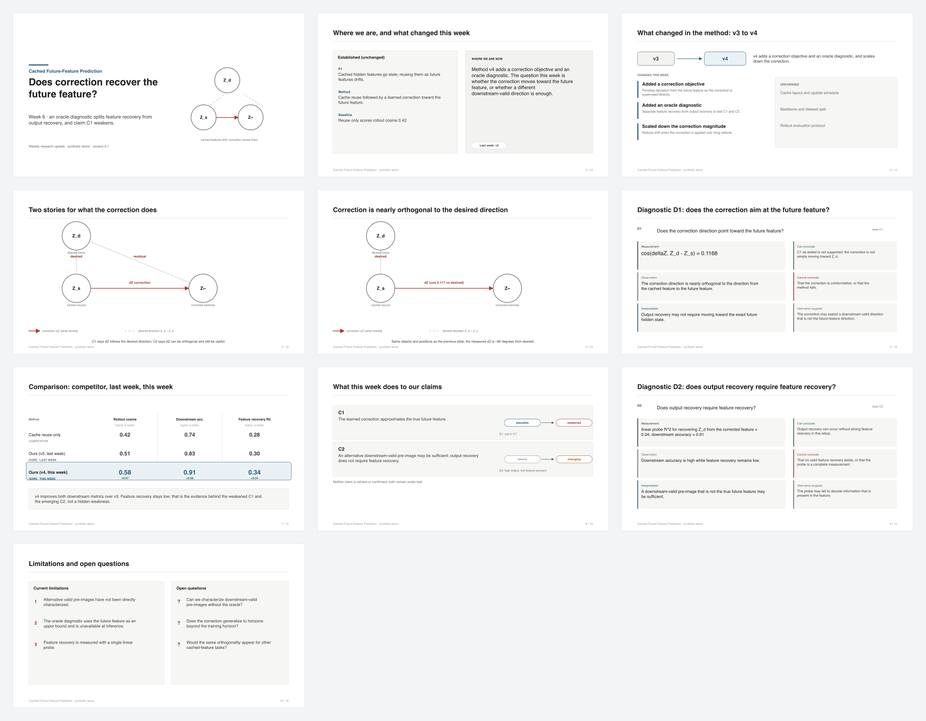
#> input picture docs/images/academic-beamer-contact-sheet.png, 926 x 721 px, shrunk from 1709 x 1330 before the run, given as the content of the folder ../docs/images/academic-beamer-contact-sheet.png, which was not available
$ python slide_image_metrics.py --input ../docs/images/academic-beamer-contact-sheet.png --output out.png
#> lines starting #> are read from the running program, lines starting #| are printed output that depends on the picture; after the words box and inside, x2 and y2 are one past the last pixel; in counts of white or black regions, pixels touching at a corner belong together; pictures that were not available may be replaced by others from this repository, and a replacement may not be noted
#!/usr/bin/env python3
"""Pixel metrics for rendered slide images (used by the visual critic).

    python scripts/slide_image_metrics.py --input <dir> --output metrics.json

Reports, per image: ink ratio, whether ink touches the frame border, a 3x3
density grid, the centre-of-mass offset (balance) and a coarse colour count.
This is programmatic visual inspection, not a vision model.
"""

from __future__ import annotations

import argparse
import json
import pathlib
import sys


def main() -> int:
    ap = argparse.ArgumentParser(description=__doc__)
    ap.add_argument("--input", required=True)
    ap.add_argument("--output", required=True)
    ap.add_argument("--tol", type=int, default=28)
    args = ap.parse_args()

    try:
        import numpy as np
        from PIL import Image
    except Exception as exc:  # pragma: no cover
        print(f"error: Pillow and numpy are required for image metrics ({exc})", file=sys.stderr)
        return 2

    indir = pathlib.Path(args.input)
    files = sorted(p for p in indir.glob("*.png") if not p.name.startswith("contact"))
    if not files:
        print(f"error: no slide PNGs in {indir}", file=sys.stderr)
        return 2

    images = []
    for f in files:
        im = Image.open(f).convert("RGB")
#> im is the input picture: PIL image 926x721 RGB; mean R, G, B 246.2, 246.5, 246.8
        arr = np.asarray(im).astype(int)
        h, w, _ = arr.shape
#> h = 721; w = 926
        bg = arr[0, 0]
#> bg = [243, 244, 246]
        mask = (np.abs(arr - bg).sum(axis=2) > args.tol * 3)
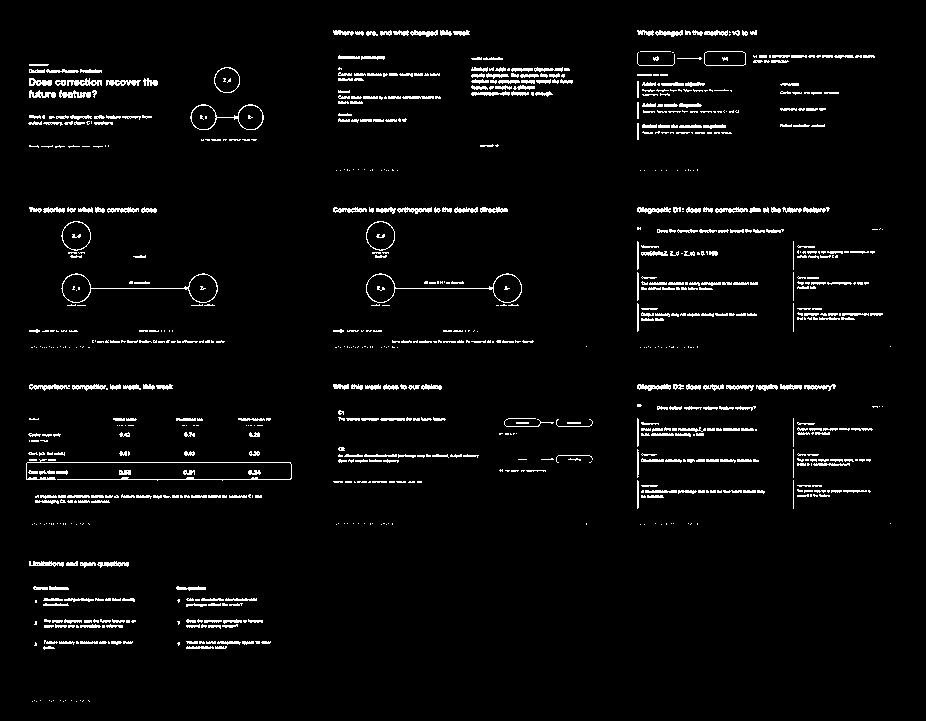
#> mask: shape (721, 926) bool; 3.6% white in thin lines or dots, all inside (x1, y1, x2, y2) = (26, 30, 891, 702)
        ink = float(mask.mean())
#> ink = 0.0362
        b = max(2, int(0.02 * min(h, w)))
#> b = 14
        edge = mask.copy()
        edge[b:-b, b:-b] = False
#> edge: shape (721, 926) bool; 3.62% of pixels changed, all inside (x1, y1, x2, y2) = (26, 30, 891, 702)
        border_touch = bool(edge.sum() > 0.0015 * h * w)
#> border_touch = False
        gy, gx = h // 3, w // 3
#> gy = 240; gx = 308
        grid = [float(mask[i * gy:(i + 1) * gy if i < 2 else h,
                           j * gx:(j + 1) * gx if j < 2 else w].mean())
                for i in range(3) for j in range(3)]
#> grid = [0.036, 0.0488, 0.0488, 0.0411, 0.0331, 0.0635, 0.0428, 0.00212, 0.00993]
        ys, xs = np.nonzero(mask)
        if len(xs):
            com_dx = float(xs.mean() / w - 0.5)
#> com_dx = -0.0337
            com_dy = float(ys.mean() / h - 0.5)
#> com_dy = -0.083
        else:
            com_dx = com_dy = 0.0
        q = (arr // 64)
        colors = int(len(np.unique(q.reshape(-1, 3), axis=0)))
#> colors = 19
        # dominant colours: quantized colours covering >1% of pixels and not
        # near-gray (anti-aliasing produces many near-gray shades).
        flat = q.reshape(-1, 3)
        uniq, counts = np.unique(flat, axis=0, return_counts=True)
#> uniq = 19 rows, first 8: [0, 0, 0], [0, 1, 1], [0, 1, 2], [1, 1, 1], [1, 1, 2], [1, 2, 2], [2, 0, 0], [2, 1, 0]; counts = 19 values, max 651015 at index 18, min 1 at index 7, mean 35139.3
        total = flat.shape[0]
#> total = 667646
        dominant = 0
        for c, n in zip(uniq, counts):
            if n / total > 0.01 and int(c.max()) - int(c.min()) > 25:
                dominant += 1
#> this loop made 19 passes
#> (c, n) on passes 1 to 12: ([0, 0, 0], 511), ([0, 1, 1], 3), ([0, 1, 2], 4), ([1, 1, 1], 2630), ([1, 1, 2], 19), ([1, 2, 2], 321), ([2, 0, 0], 20), ([2, 1, 0], 1), ([2, 1, 1], 91), ([2, 2, 1], 19), ([2, 2, 2], 11512), ([2, 2, 3], 187)
#> after the loop, dominant = 0
        images.append({
            "file": f.name, "width": w, "height": h,
            "ink_ratio": round(ink, 4), "border_touch": border_touch,
            "grid": [round(v, 4) for v in grid],
            "grid_min": round(min(grid), 4), "grid_max": round(max(grid), 4),
            "grid_ratio": round(max(grid) / max(1e-4, min(grid)), 2),
            "com_dx": round(com_dx, 3), "com_dy": round(com_dy, 3),
            "colors": colors, "dominant_colors": int(dominant),
        })
    pathlib.Path(args.output).write_text(json.dumps({"images": images}, indent=2), encoding="utf-8")
    print(f"image metrics: {len(images)} image(s) -> {args.output}")
#| image metrics: 1 image(s) -> out.png
    return 0


if __name__ == "__main__":
    raise SystemExit(main())
#> (the program exits here)

$ run again, on docs/images/beamer-slide-06.png
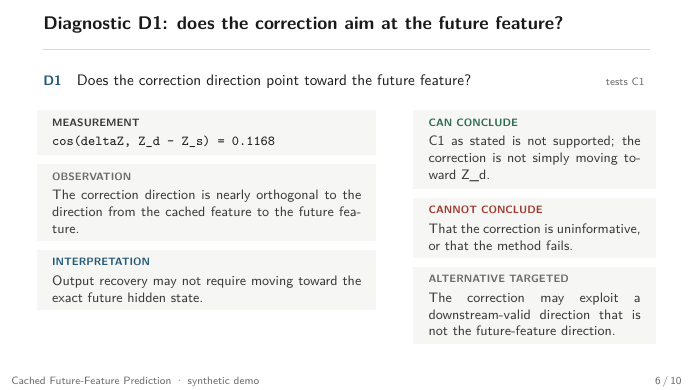
#> input picture docs/images/beamer-slide-06.png, 693 x 390 px, given as the content of the folder ../docs/images/beamer-slide-06.png, which was not available
#> in main, im is the input picture: PIL image 693x390 RGB; mean R, G, B 243.2, 243.2, 242.4
#> bg = [255, 255, 255]
#> in main, `mask = (np.abs(arr - bg).sum(axis=2) > args.tol * 3)`:
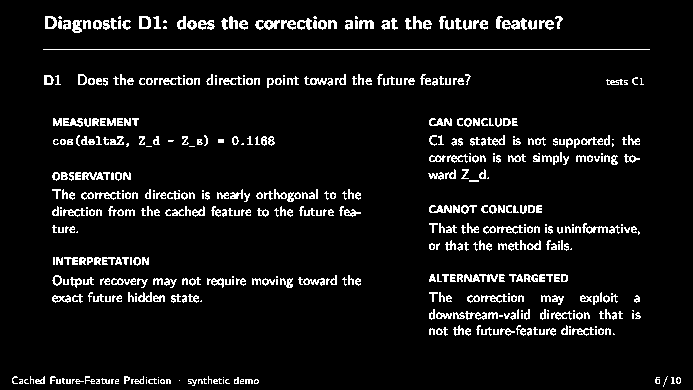
#> mask: shape (390, 693) bool; 6.9% white in thin lines or dots
#> ink = 0.069
#> edge: shape (390, 693) bool; 0.06% white in thin lines or dots, all inside (x1, y1, x2, y2) = (13, 383, 680, 387)
#> border_touch = False
#> grid = [0.0804, 0.0825, 0.0382, 0.0833, 0.0619, 0.0926, 0.07, 0.0361, 0.0764]
#> ys = 18661 values from 16 to 386; xs = 18661 values, max 680 at index 18008, min 12 at index 17979, mean 328.8
#> com_dx = -0.0256
#> com_dy = -0.0327
#> in main, `q = (arr // 64)`:
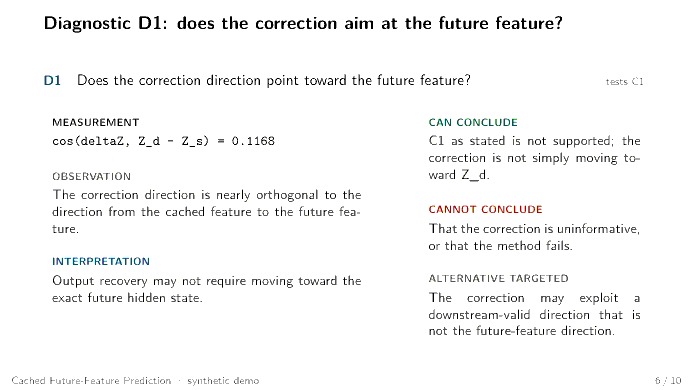
#> q: shape (390, 693, 3) int64; mean R, G, B 2.91, 2.91, 2.9; drawn with min black and max white
#> colors = 19
#> uniq = 19 rows, first 8: [0, 0, 0], [0, 1, 1], [0, 1, 2], [1, 1, 1], [1, 1, 2], [1, 2, 1], [1, 2, 2], [2, 0, 0]; counts = 19 values, max 255899 at index 18, min 4 at index 15, mean 14224.7
#> the loop in main, `for c, n in zip(uniq, counts):` made 19 passes
#> (c, n) on passes 1 to 8: ([0, 0, 0], 2610), ([0, 1, 1], 243), ([0, 1, 2], 34), ([1, 1, 1], 5538), ([1, 1, 2], 72), ([1, 2, 1], 52), ([1, 2, 2], 90), ([2, 0, 0], 98)
#> after the loop in main, `for c, n in zip(uniq, counts):`: dominant = 0
#| image metrics: 1 image(s) -> out.png

$ run again, on docs/images/critique-before-s2.png
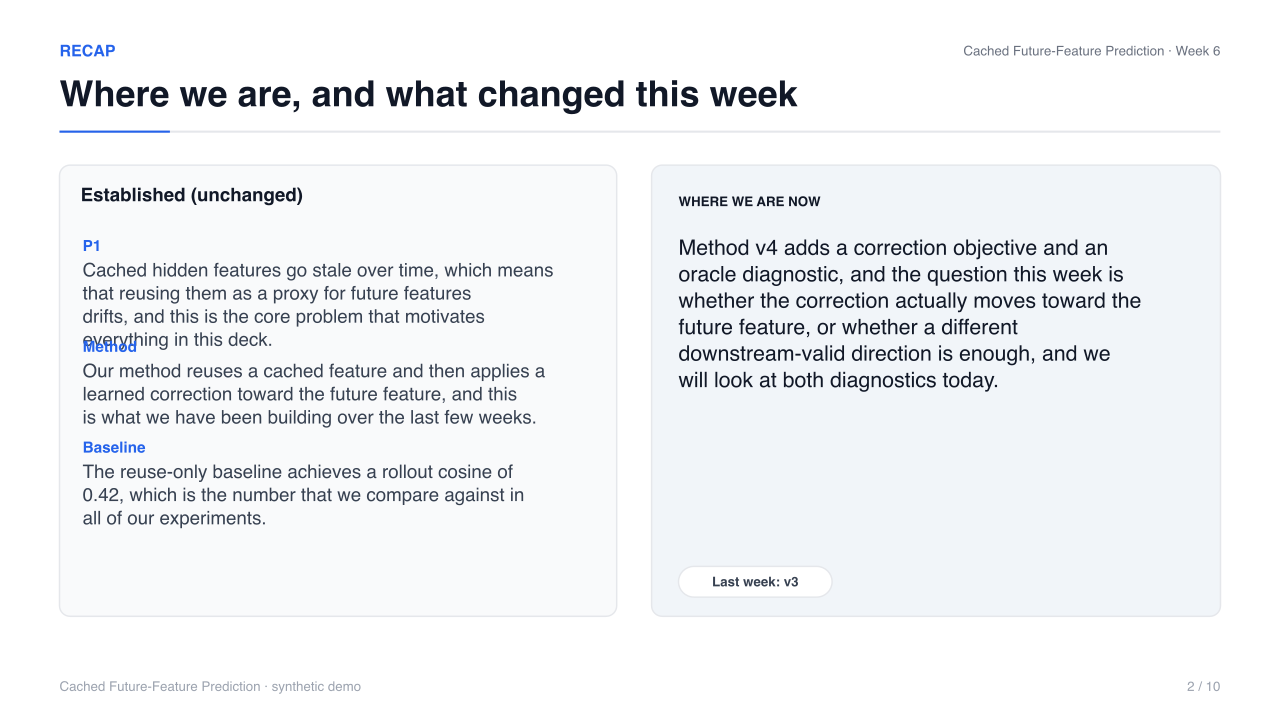
#> input picture docs/images/critique-before-s2.png, 1280 x 720 px, given as the content of the folder ../docs/images/critique-before-s2.png, which was not available
#> in main, im is the input picture: PIL image 1280x720 RGB; mean R, G, B 240.6, 242.3, 244.4
#> bg = [255, 255, 255]
#> in main, `mask = (np.abs(arr - bg).sum(axis=2) > args.tol * 3)`:
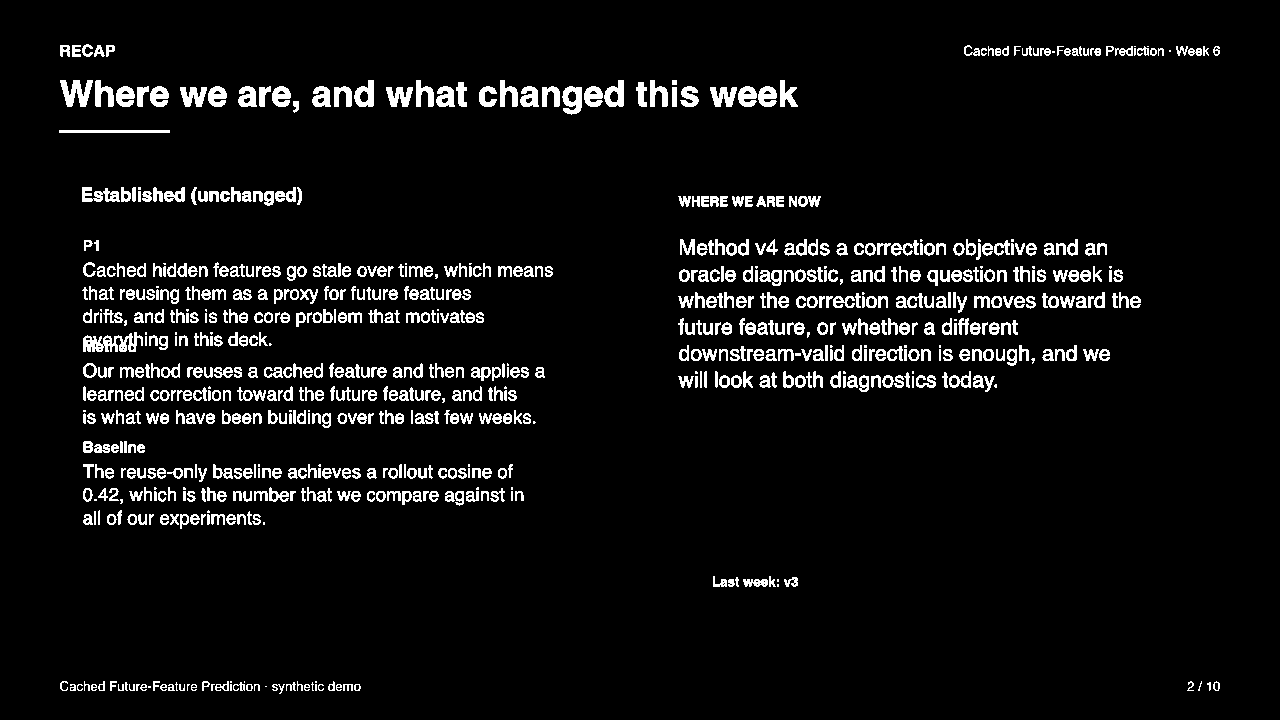
#> mask: shape (720, 1280) bool; 5.9% white; 780 white regions (78 under 20 px), largest, box (x1, y1, x2, y2) and area: (83, 332, 143, 352) 662, (60, 80, 93, 107) 510, (562, 86, 582, 115) 384
#> ink = 0.0588
#> edge: shape (720, 1280) bool; 5.88% of pixels changed, all inside (x1, y1, x2, y2) = (59, 44, 1220, 694)
#> border_touch = False
#> grid = [0.067, 0.0552, 0.011, 0.152, 0.103, 0.0905, 0.0392, 0.00981, 0.000993]
#> com_dx = -0.102
#> com_dy = -0.08
#> colors = 14
#> uniq = 14 rows, first 8: [0, 0, 0], [0, 0, 1], [0, 1, 1], [0, 1, 2], [0, 1, 3], [1, 1, 1], [1, 1, 2], [1, 1, 3]; counts = [13834, 1043, 6493, 11, 762, 8444, 2192, 54, 968, 342, 9840, 1520, 969, 875128]
#> the loop in main, `for c, n in zip(uniq, counts):` made 14 passes
#> (c, n) on passes 1 to 8: ([0, 0, 0], 13834), ([0, 0, 1], 1043), ([0, 1, 1], 6493), ([0, 1, 2], 11), ([0, 1, 3], 762), ([1, 1, 1], 8444), ([1, 1, 2], 2192), ([1, 1, 3], 54)
#> after the loop in main, `for c, n in zip(uniq, counts):`: dominant = 0
#| image metrics: 1 image(s) -> out.png
